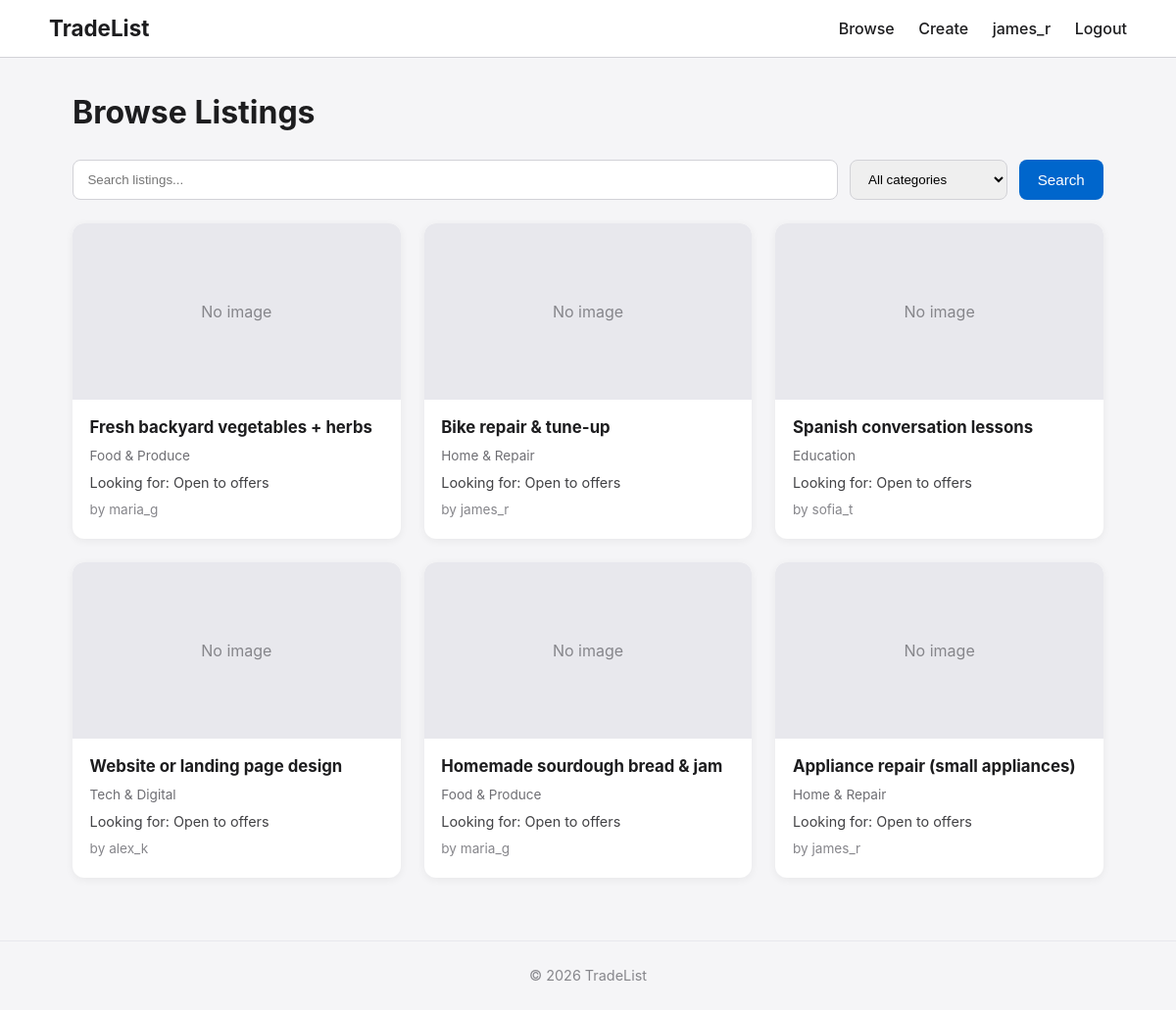
Screenshot of /browse (signed in) with the database file from the repository.
### tables this page shows
CREATE TABLE users (
            id INTEGER PRIMARY KEY AUTOINCREMENT,
            username TEXT UNIQUE NOT NULL,
            email TEXT UNIQUE NOT NULL,
            password_hash TEXT NOT NULL,
            location TEXT,
            bio TEXT,
            created_at TIMESTAMP DEFAULT CURRENT_TIMESTAMP
        );

CREATE TABLE listings (
            id INTEGER PRIMARY KEY AUTOINCREMENT,
            user_id INTEGER NOT NULL,
            title TEXT NOT NULL,
            description TEXT NOT NULL,
            listing_type TEXT NOT NULL,  -- 'service_for_goods' or 'goods_for_service'
            category TEXT,
            location TEXT,
            what_i_offer TEXT,
            what_i_want TEXT,
            status TEXT DEFAULT 'open',
            created_at TIMESTAMP DEFAULT CURRENT_TIMESTAMP,
            FOREIGN KEY (user_id) REFERENCES users (id)
        );

### app.py (the view)
@app.route("/")
@app.route("/browse")
def browse():
    db = get_db()
    q = request.args.get("q", "").strip()
    category = request.args.get("category", "").strip()
    query = """
        SELECT listings.*, users.username
        FROM listings
        JOIN users ON listings.user_id = users.id
        WHERE 1=1
    """
    params = []
    if q:
        query += " AND (listings.title LIKE ? OR listings.description LIKE ?)"
        params.extend([f"%{q}%", f"%{q}%"])
    if category:
        query += " AND listings.category = ?"
        params.append(category)
    query += " ORDER BY listings.created_at DESC"
    listings = db.execute(query, params).fetchall()
    return render_template("browse.html", listings=listings, q=q, category=category)

### app.py (called while the page is built)
def get_db():
    db = getattr(g, "_database", None)
    if db is None:
        db = g._database = sqlite3.connect(DATABASE)
        db.row_factory = sqlite3.Row
    return db

@app.teardown_appcontext
def close_connection(exception):
    db = getattr(g, "_database", None)
    if db is not None:
        db.close()

@app.before_request
def load_logged_in_user():
    user_id = session.get("user_id")
    if user_id is None:
        g.user = None
    else:
        try:
            db = get_db()
            g.user = db.execute("SELECT * FROM users WHERE id = ?", (user_id,)).fetchone()
        except:
            g.user = None

### templates/browse.html (shortened to what this page needs)
{% extends "base.html" %}
{% block content %}
<div class="browse-header">
    <h1>Browse Listings</h1>
    <form method="get" style="margin: 1.5rem 0; display: flex; gap: 0.75rem; flex-wrap: wrap;">
        <input type="text" name="q" value="{{ q or '' }}" placeholder="Search listings..."
               style="flex: 1; min-width: 200px; padding: 0.7rem 0.9rem; border: 1px solid #d2d2d7; border-radius: 8px;">
        <select name="category" style="padding: 0.7rem 0.9rem; border: 1px solid #d2d2d7; border-radius: 8px;">
            <option value="">All categories</option>
        </select>
        <button type="submit" class="btn btn-primary">Search</button>
    </form>
</div>
{% if listings %}
    <div class="listings-grid">
        {% for listing in listings %}
            <article class="listing-card">
                <a href="{{ url_for('listing', listing_id=listing.id) }}">
                    {% if listing.image %}
                        <img src="{{ url_for('static', filename='uploads/' + listing.image) }}" alt="{{ listing.title }}">
                    {% else %}
                        <div style="height: 180px; background: #e8e8ed; display: flex; align-items: center; justify-content: center; color: #86868b;">
                            No image
                        </div>
                    {% endif %}
                </a>
                <div class="card-body">
                    <h3>
                        <a href="{{ url_for('listing', listing_id=listing.id) }}">{{ listing.title }}</a>
                    </h3>
                    <p class="category">{{ listing.category }}</p>
                    <p class="looking-for">Looking for: {{ listing.looking_for or 'Open to offers' }}</p>
                    <p style="font-size: 0.85rem; color: #86868b; margin-top: 0.4rem;">
                        by {{ listing.username }}
                    </p>
                </div>
            </article>
        {% endfor %}
    </div>
{% else %}
    <p class="empty">No listings yet. Be the first to create one!</p>
{% endif %}
{% endblock %}

### templates/base.html (shortened to what this page needs)
<!DOCTYPE html>
<html lang="en">
<head>
    <link rel="stylesheet" href="{{ url_for('static', filename='css/style.css') }}">
</head>
<body>
    <header class="site-header">
        <div class="header-inner">
            <a href="{{ url_for('browse') }}" class="logo">TradeList</a>
            <nav>
                <a href="{{ url_for('browse') }}">Browse</a>
                {% if g.user %}
                    <a href="{{ url_for('create') }}">Create</a>
                    <a href="{{ url_for('profile', username=g.user.username) }}">{{ g.user.username }}</a>
                    <a href="{{ url_for('logout') }}">Logout</a>
                {% else %}
                    <a href="{{ url_for('login') }}">Login</a>
                    <a href="{{ url_for('register') }}">Register</a>
                {% endif %}
            </nav>
        </div>
    </header>
    <main class="main-content">
        {% block content %}{% endblock %}
    </main>
    <footer class="site-footer">
        <p>&copy; 2026 TradeList</p>
    </footer>
</body>
</html>

### static/css/style.css (style rules this page uses)
* { margin: 0; padding: 0; box-sizing: border-box; }
body { font-family: -apple-system, BlinkMacSystemFont, "Segoe UI", Roboto, Helvetica, Arial, sans-serif; background-color: #f5f5f7; color: #1d1d1f; line-height: 1.5; min-height: 100vh; display: flex; flex-direction: column; }
a { color: #0066cc; text-decoration: none; }
.site-header { background: #fff; border-bottom: 1px solid #d2d2d7; padding: 0.75rem 1.5rem; position: sticky; top: 0; z-index: 100; }
.header-inner { max-width: 1100px; margin: 0 auto; display: flex; justify-content: space-between; align-items: center; }
.logo { font-size: 1.4rem; font-weight: 700; color: #1d1d1f; text-decoration: none; }
.site-header nav a { margin-left: 1.25rem; color: #1d1d1f; font-weight: 500; text-decoration: none; }
.main-content { flex: 1; max-width: 1100px; width: 100%; margin: 0 auto; padding: 2rem 1.5rem; }
.btn { display: inline-block; padding: 0.6rem 1.2rem; border-radius: 8px; font-weight: 500; font-size: 0.95rem; border: none; cursor: pointer; text-decoration: none; transition: background 0.15s; }
.btn-primary { background: #0066cc; color: white; }
.listings-grid { display: grid; grid-template-columns: repeat(auto-fill, minmax(260px, 1fr)); gap: 1.5rem; }
.listing-card { background: #fff; border-radius: 12px; overflow: hidden; box-shadow: 0 2px 8px rgba(0,0,0,0.06); transition: transform 0.15s, box-shadow 0.15s; }
.card-body { padding: 1rem 1.1rem 1.25rem; }
.card-body h3 { font-size: 1.05rem; margin-bottom: 0.35rem; }
.card-body h3 a { color: #1d1d1f; }
.category { font-size: 0.85rem; color: #6e6e73; text-transform: capitalize; }
.looking-for { font-size: 0.9rem; margin-top: 0.4rem; color: #424245; }
.site-footer { text-align: center; padding: 1.5rem; font-size: 0.9rem; color: #86868b; border-top: 1px solid #e8e8ed; margin-top: 2rem; }

### rows the page displays
users: user.username "james_r"
listings: title "Fresh backyard vegetables + herbs", category "Food & Produce", looking_for "Open to offers", username "maria_g"
listings: title "Bike repair & tune-up", category "Home & Repair", looking_for "Open to offers", username "james_r"
listings: title "Spanish conversation lessons", category "Education", looking_for "Open to offers", username "sofia_t"
listings: title "Website or landing page design", category "Tech & Digital", looking_for "Open to offers", username "alex_k"
listings: title "Homemade sourdough bread & jam", category "Food & Produce", looking_for "Open to offers", username "maria_g"
listings: title "Appliance repair (small appliances)", category "Home & Repair", looking_for "Open to offers", username "james_r"
